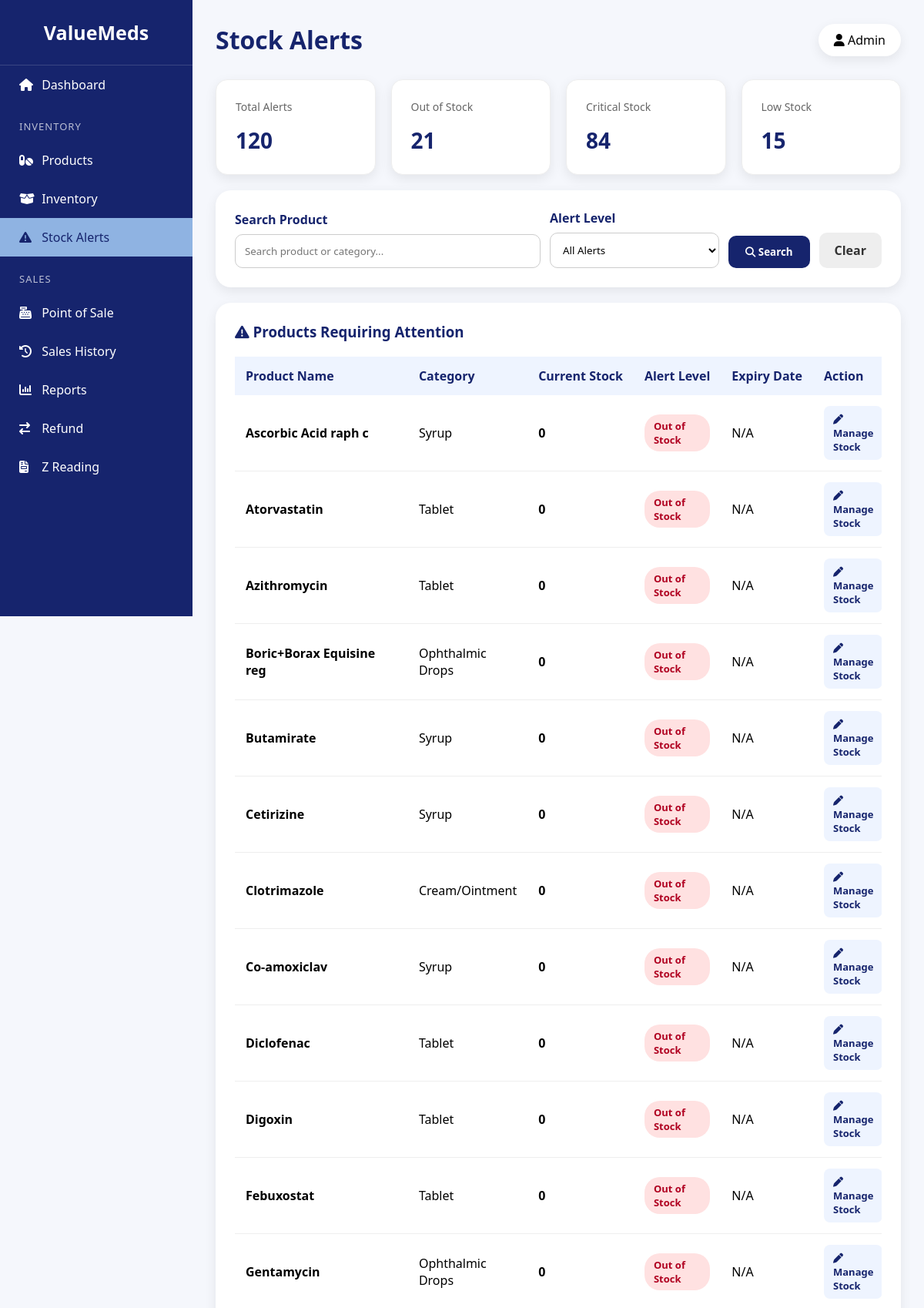
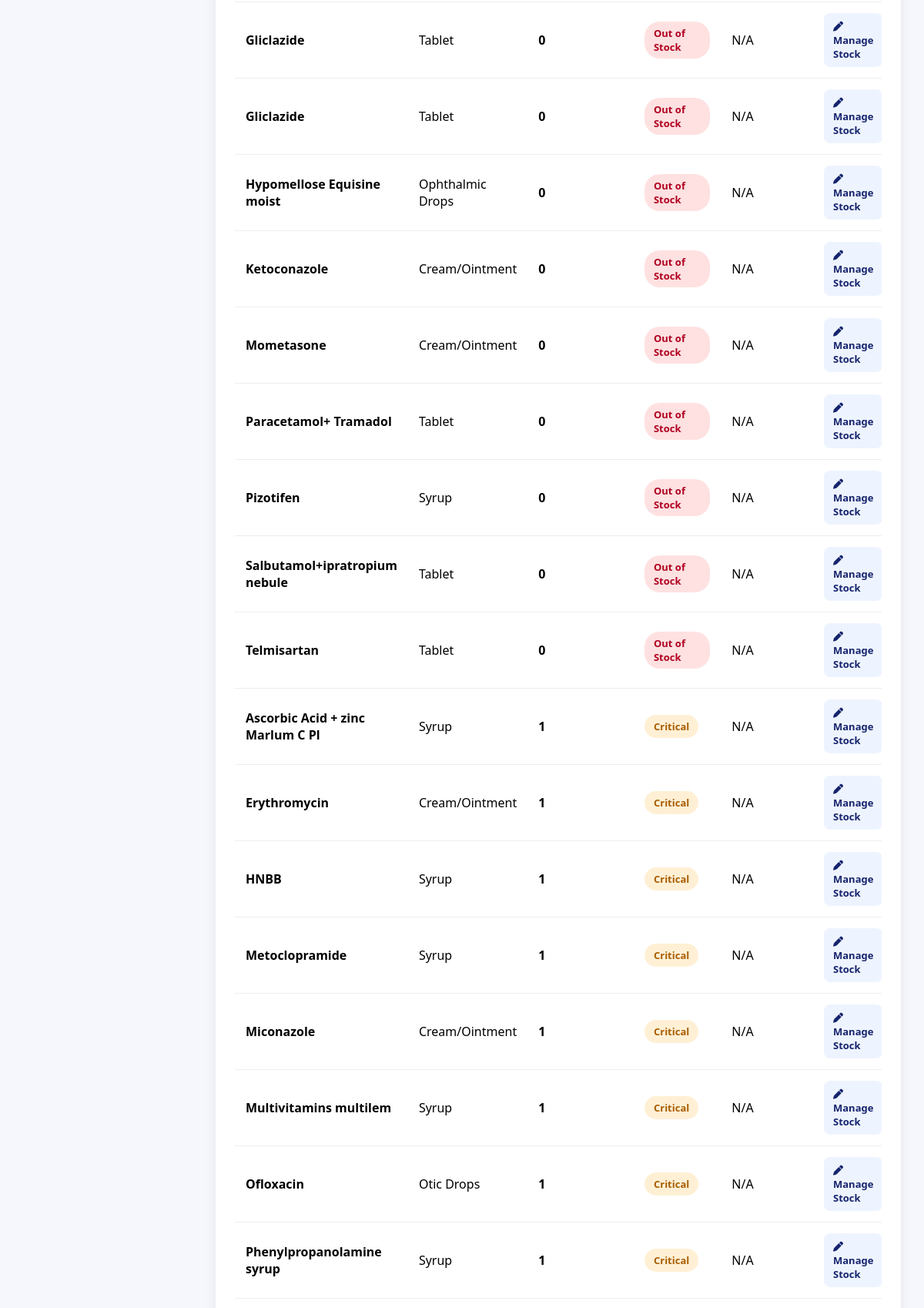
The page /stock_alerts.php (upper part) on the database its author committed (2 pictures, top to bottom).
### tables this page shows
CREATE TABLE `medicines` (
  `medicine_id` int(11) NOT NULL,
  `name` varchar(100) NOT NULL,
  `description` varchar(255) DEFAULT NULL,
  `category` varchar(50) DEFAULT NULL,
  `price` decimal(10,2) NOT NULL,
  `cost_price` decimal(10,2) NOT NULL DEFAULT 0.00,
  `stock` int(11) NOT NULL DEFAULT 0,
  `expiry_date` date DEFAULT NULL
);

### stock_alerts.php (the view, shortened to what this page needs)
<?php
require 'connection.php';
$fullname = $_SESSION['fullname'] ?? 'Admin';
$search = trim($_GET['search'] ?? '');
$filter = $_GET['filter'] ?? 'all';
$conditions = [];
$conditions[] = "m.stock <= 20";
$where = "";
if (!empty($conditions)) {
    $where = "WHERE " . implode(" AND ", $conditions);
}
$products = [];
$sql = "
    SELECT
        m.medicine_id,
        m.name,
        m.category,
        m.stock,
        m.expiry_date
    FROM medicines m
    $where
    ORDER BY
        m.stock ASC,
        m.expiry_date ASC,
        m.name ASC
";
$stmt = $conn->prepare($sql);
$stmt->execute();
$result = $stmt->get_result();
while ($row = $result->fetch_assoc()) {
    $products[] = $row;
}
$outOfStock = 0;
$criticalStock = 0;
$lowStock = 0;
$result = $conn->query("
    SELECT COUNT(*) AS total
    FROM medicines
    WHERE stock = 0
");
if ($result) {
    $row = $result->fetch_assoc();
    $outOfStock = (int)$row['total'];
}
$result = $conn->query("
    SELECT COUNT(*) AS total
    FROM medicines
    WHERE stock > 0
    AND stock <= 5
");
if ($result) {
    $row = $result->fetch_assoc();
    $criticalStock = (int)$row['total'];
}
$result = $conn->query("
    SELECT COUNT(*) AS total
    FROM medicines
    WHERE stock > 5
    AND stock <= 20
");
if ($result) {
    $row = $result->fetch_assoc();
    $lowStock = (int)$row['total'];
}
$totalAlerts =
    $outOfStock +
    $criticalStock +
    $lowStock;
?>
<!DOCTYPE html>
<html lang="en">
<head>
<link
rel="stylesheet"
href="https://cdnjs.cloudflare.com/ajax/libs/font-awesome/6.6.0/css/all.min.css">
</head>
<body>
<div class="sidebar">
    <div class="logo">
        ValueMeds
    </div>
    <a href="dashboard.php">
        <i class="fas fa-home"></i>
        Dashboard
    </a>
    <div class="menu-title">
        INVENTORY
    </div>
    <a href="products.php">
        <i class="fas fa-pills"></i>
        Products
    </a>
    <a href="inventory.php">
        <i class="fas fa-box-open"></i>
        Inventory
    </a>
    <a href="stock_alerts.php" class="active">
        <i class="fas fa-triangle-exclamation"></i>
        Stock Alerts
    </a>
    <div class="menu-title">
    SALES
    </div>
    <a href="pos.php">
        <i class="fas fa-cash-register"></i>
        Point of Sale
    </a>
    <a href="sales_history.php">
        <i class="fas fa-clock-rotate-left"></i>
        Sales History
    </a>
    <a href="reports.php">
        <i class="fas fa-chart-column"></i>
        Reports
    </a>
  <a href="refund.php">
        <i class="fa-solid fa-arrow-right-arrow-left"></i>
        Refund
    </a>
	<a href="z_reading.php">
    <i class="fas fa-file-invoice"></i>
    Z Reading
</a>
</div>
<div class="main">
<div class="header">
<h1>Stock Alerts</h1>
<div class="admin">
<i class="fas fa-user"></i>
<?= htmlspecialchars($fullname); ?>
</div>
</div>
<div class="cards">
<div class="card">
<div class="card-title">
Total Alerts
</div>
<div class="card-value">
<?= $totalAlerts; ?>
</div>
</div>
<div class="card">
<div class="card-title">
Out of Stock
</div>
<div class="card-value">
<?= $outOfStock; ?>
</div>
</div>
<div class="card">
<div class="card-title">
Critical Stock
</div>
<div class="card-value">
<?= $criticalStock; ?>
</div>
</div>
<div class="card">
<div class="card-title">
Low Stock
</div>
<div class="card-value">
<?= $lowStock; ?>
</div>
</div>
</div>
<div class="container">
<form method="GET" class="search-form">
<div class="group">
<label>
Search Product
</label>
<input
type="text"
name="search"
placeholder="Search product or category..."
value="<?= htmlspecialchars($search); ?>">
</div>
<div class="group">
<label>
Alert Level
</label>
<select name="filter">
<option
value="all"
<?= $filter === 'all' ? 'selected' : ''; ?>>
All Alerts
</option>
</select>
</div>
<button
type="submit"
class="search-btn">
<i class="fas fa-search"></i>
Search
</button>
<a
href="stock_alerts.php"
class="clear-btn">
Clear
</a>
</form>
</div>
<div class="container">
<h3 style="
color:#16246D;
margin-bottom:20px;
">
<i class="fas fa-triangle-exclamation"></i>
Products Requiring Attention
</h3>
<div class="table-wrapper">
<table class="alert-table">
<thead>
<tr>
<th>Product Name</th>
<th>Category</th>
<th>Current Stock</th>
<th>Alert Level</th>
<th>Expiry Date</th>
<th>Action</th>
</tr>
</thead>
<tbody>
<?php if (empty($products)): ?>
<tr>
<td
colspan="6"
class="empty">
<i
class="fas fa-circle-check"
style="font-size:30px;margin-bottom:10px;">
</i>
<br>
No stock alerts found.
</td>
</tr>
<?php else: ?>
<?php foreach ($products as $product): ?>
<?php
$stock = (int)$product['stock'];
if ($stock === 0) {
    $alertText = 'Out of Stock';
    $alertClass = 'badge-out';
}
elseif ($stock <= 5) {
    $alertText = 'Critical';
    $alertClass = 'badge-critical';
}
else {
    $alertText = 'Low Stock';
    $alertClass = 'badge-low';
}
?>
<tr>
<td>
<strong>
<?= htmlspecialchars($product['name']); ?>
</strong>
</td>
<td>
<?= htmlspecialchars(
    $product['category'] ?? 'Uncategorized'
); ?>
</td>
<td>
<span class="stock-number">
<?= $stock; ?>
</span>
</td>
<td>
<span class="badge <?= $alertClass; ?>">
<?= $alertText; ?>
</span>
</td>
<td>
<?php if (!empty($product['expiry_date'])): ?>
<?= date(
    'M d, Y',
    strtotime($product['expiry_date'])
); ?>
<?php else: ?>
N/A
<?php endif; ?>
</td>
<td>
<a
href="edit.php?id=<?= (int)$product['medicine_id']; ?>"
class="action-btn">
<i class="fas fa-pen"></i>
Manage Stock
</a>
</td>
</tr>
<?php endforeach; ?>
<?php endif; ?>
</tbody>
</table>
</div>
</div>
</div>
</body>
</html>

### stock_alerts.php (style rules this page uses)
* { margin:0; padding:0; box-sizing:border-box; font-family:Segoe UI,sans-serif; }
body { background:#F5F7FC; display:flex; }
.sidebar { width:250px; height:100vh; background:#16246D; color:white; position:fixed; left:0; top:0; overflow:auto; }
.logo { padding:25px; font-size:25px; font-weight:bold; text-align:center; border-bottom:1px solid rgba(255,255,255,.15); }
.menu-title { padding:20px 25px 10px; font-size:13px; opacity:.7; letter-spacing:1px; }
.sidebar a { display:block; padding:14px 25px; color:white; text-decoration:none; transition:.3s; }
.sidebar a i { width:25px; }
.sidebar a:hover, .sidebar .active { background:#8FB3E2; color:#16246D; }
.main { margin-left:250px; width:calc(100% - 250px); padding:30px; }
.header { display:flex; justify-content:space-between; align-items:center; margin-bottom:30px; }
.header h1 { color:#16246D; }
.admin { background:white; padding:10px 20px; border-radius:30px; box-shadow:0 5px 15px rgba(0,0,0,.08); }
.cards { display:grid; grid-template-columns:repeat(4,1fr); gap:20px; margin-bottom:20px; }
.card { background:white; padding:25px; border-radius:15px; box-shadow:0 5px 15px rgba(0,0,0,.08); border:1px solid #eee; }
.card-title { color:#666; font-size:14px; margin-bottom:15px; }
.card-value { font-size:28px; font-weight:bold; color:#16246D; }
.container { background:white; padding:25px; border-radius:20px; box-shadow:0 5px 15px rgba(0,0,0,.08); margin-bottom:20px; }
.search-form { display:grid; grid-template-columns:1fr 220px auto auto; gap:12px; align-items:end; }
.group { display:flex; flex-direction:column; }
.group label { margin-bottom:8px; font-weight:600; color:#16246D; }
.group input, .group select { padding:12px; border:1px solid #ccc; border-radius:10px; outline:none; background:white; }
.search-btn { background:#16246D; color:white; border:none; padding:12px 22px; border-radius:10px; cursor:pointer; font-weight:600; }
.clear-btn { background:#eee; color:#333; padding:12px 20px; border-radius:10px; text-decoration:none; font-weight:600; }
.table-wrapper { overflow-x:auto; }
.alert-table { width:100%; border-collapse:collapse; }
.alert-table th { background:#eef4ff; color:#16246D; padding:14px; text-align:left; white-space:nowrap; }
.alert-table td { padding:14px; border-bottom:1px solid #eee; }
.badge { display:inline-block; padding:6px 12px; border-radius:20px; font-size:13px; font-weight:600; }
.badge-out { background:#ffe1e1; color:#b00020; }
.badge-critical { background:#fff0d5; color:#a85d00; }
.stock-number { font-weight:bold; }
.action-btn { display:inline-block; padding:8px 12px; border-radius:8px; background:#eef4ff; color:#16246D; text-decoration:none; font-weight:600; font-size:13px; }

### rows shown on the page
medicines: name "Ascorbic Acid raph c", category "Syrup", stock "0", stock "Out of Stock", shows "N/A"
medicines: name "Atorvastatin", category "Tablet", stock "0", stock "Out of Stock", shows "N/A"
medicines: name "Azithromycin", category "Tablet", stock "0", stock "Out of Stock", shows "N/A"
medicines: name "Boric+Borax Equisine reg", category "Ophthalmic Drops", stock "0", stock "Out of Stock", shows "N/A"
medicines: name "Butamirate", category "Syrup", stock "0", stock "Out of Stock", shows "N/A"
medicines: name "Cetirizine", category "Syrup", stock "0", stock "Out of Stock", shows "N/A"
medicines: name "Clotrimazole", category "Cream/Ointment", stock "0", stock "Out of Stock", shows "N/A"
medicines: name "Co-amoxiclav", category "Syrup", stock "0", stock "Out of Stock", shows "N/A"
medicines: name "Diclofenac", category "Tablet", stock "0", stock "Out of Stock", shows "N/A"
medicines: name "Digoxin", category "Tablet", stock "0", stock "Out of Stock", shows "N/A"
medicines: name "Febuxostat", category "Tablet", stock "0", stock "Out of Stock", shows "N/A"
medicines: name "Gentamycin", category "Ophthalmic Drops", stock "0", stock "Out of Stock", shows "N/A"
medicines: name "Gliclazide", category "Tablet", stock "0", stock "Out of Stock", shows "N/A"
medicines: name "Gliclazide", category "Tablet", stock "0", stock "Out of Stock", shows "N/A"
medicines: name "Hypomellose Equisine moist", category "Ophthalmic Drops", stock "0", stock "Out of Stock", shows "N/A"
medicines: name "Ketoconazole", category "Cream/Ointment", stock "0", stock "Out of Stock", shows "N/A"
medicines: name "Mometasone", category "Cream/Ointment", stock "0", stock "Out of Stock", shows "N/A"
medicines: name "Paracetamol+ Tramadol", category "Tablet", stock "0", stock "Out of Stock", shows "N/A"
medicines: name "Pizotifen", category "Syrup", stock "0", stock "Out of Stock", shows "N/A"
medicines: name "Salbutamol+ipratropium nebule", category "Tablet", stock "0", stock "Out of Stock", shows "N/A"
medicines: name "Telmisartan", category "Tablet", stock "0", stock "Out of Stock", shows "N/A"
medicines: name "Ascorbic Acid + zinc Marlum C Pl", category "Syrup", stock "1", stock "Critical", shows "N/A"
medicines: name "Erythromycin", category "Cream/Ointment", stock "1", stock "Critical", shows "N/A"
medicines: name "HNBB", category "Syrup", stock "1", stock "Critical", shows "N/A"
medicines: name "Metoclopramide", category "Syrup", stock "1", stock "Critical", shows "N/A"
medicines: name "Miconazole", category "Cream/Ointment", stock "1", stock "Critical", shows "N/A"
medicines: name "Multivitamins multilem", category "Syrup", stock "1", stock "Critical", shows "N/A"
medicines: name "Ofloxacin", category "Otic Drops", stock "1", stock "Critical", shows "N/A"
medicines: name "Phenylpropanolamine syrup", category "Syrup", stock "1", stock "Critical", shows "N/A"

### other values the page prints
$fullname "Admin"
$totalAlerts "120"
$outOfStock "21"
$criticalStock "84"
$lowStock "15"
